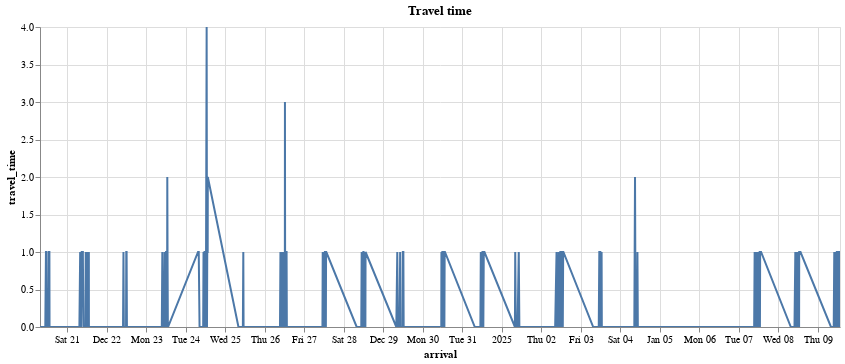

Write notebook code for a chart like this one.
### Code cell
chart = df_filtered.plot.line(x="arrival", y="travel_time").properties(
    title="Travel time", width=800
)
chart

### Figure 1 — Vega-Lite specification as saved in the notebook (floating-point values rounded to 4 significant figures; data arrays with more than 128 entries replaced by an {"elided": "..."} marker saying what was removed)
{"config": {"view": {"continuousWidth": 300, "continuousHeight": 300}}, "data": {"name": "data-b98d251e1c1690515c3a74eb46898e3e"}, "mark": {"type": "line", "tooltip": true}, "encoding": {"x": {"field": "arrival", "type": "temporal"}, "y": {"field": "travel_time", "type": "quantitative"}}, "params": [{"name": "param_5", "select": {"type": "interval", "encodings": ["x", "y"]}, "bind": "scales"}], "title": "Travel time", "width": 800, "$schema": "https://vega.github.io/schema/vega-lite/v5.20.1.json", "datasets": {"data-b98d251e1c1690515c3a74eb46898e3e": {"elided": "541 records"}}}
